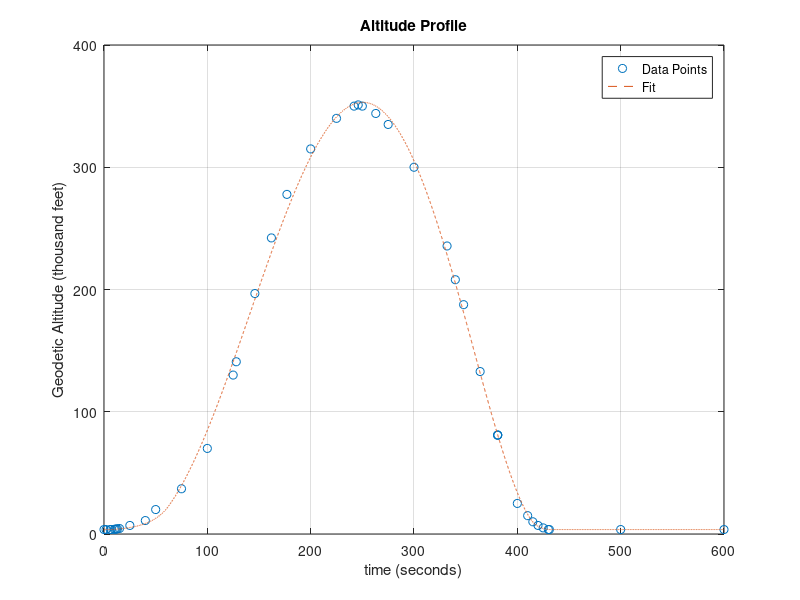

Write the MATLAB code that produced this figure. (Note: this script raises an error after producing the figure.)
%column 1 is time (seconds) and column 2 is altitude (1,000 feet)
clear; clc; close all;

profile = [0,3.65
    2,3.65
    6,3.65
    7,3.65
    10,3.8
    11,3.9
    12,4.1
    13,4.2
    15,4.5
    25,7
    40,11
    50,20
    75,37
    100,70
    125,130
    128,140.9
    146,196.7
    162,242.2
    177,277.8
    200,315
    225,340
    242,350
    246,351
    250,350
    263,344
    275,335
    300,300
    332,235.6
    340,208
    348,187.6
    364,132.9
    380.9,80.9
    381,80.9
    381.1,80.9
    400,25
    410,15
    415,10
    420,7
    425,5
    430,3.65
    431,3.65
    500,3.65
    600,3.65];
%liftoff at 7 seconds - index 4
%meco at 146 seconds - index 17
%peak at 246 seconds - index 23
%land at 430 seconds - index 40 
skip1 = 60;
skip2=414;
time = linspace(0,600,6000);

time1=time(time<= 7);
time2=time(time>7 & time<=skip1);
time3=time(time>skip1 & time<=skip2);
time4=time(time>skip2 & time<=430);
time5=time(time>430);

p1=polyfit(profile(4:40,1),profile(4:40,2),5);
alt1=0.*time1+3.65;
alt3 = polyval(p1,time3);
alt5=0.*time5+3.65;

b = alt3(1);
a = skip1;
w = log(b-2.65) / (a-7);
alt2 = exp(w.*(time2 - 7)) + 2.65;

b = alt3(length(alt3));
a = skip2;
w = log(b-2.65) / (a-430);
alt4 = exp(w.*(time4 - 430)) + 2.65;

alt=[alt1,alt2,alt3,alt4,alt5];

plot(profile(:,1),profile(:,2), 'o')
grid on
xlabel('time (seconds)')
ylabel('Geodetic Altitude (thousand feet)')
title('Altitude Profile')
hold on
plot(time,alt,'--')
legend('Data Points', 'Fit')
xline(7,'--k',{'Liftoff'},'HandleVisibility','off')
xline(146,'--k',{'Meco'},'HandleVisibility','off')
xline(246, '--k', {'Apogee'},'HandleVisibility','off')
xline(430, '--k', {'Land'},'HandleVisibility','off')
hold off

alt = alt.*1000;
alt = alt./3.281;
[~, ~, pressure, ~] = atmoscoesa(alt);

figure;
plot(time,pressure)
grid on
title("Pressure Profile")
xlabel('time (s)')
ylabel('Pressure (Pa)')
xline(7,'--k',{'Liftoff'},'HandleVisibility','off')
xline(146,'--k',{'Meco'},'HandleVisibility','off')
xline(246, '--k', {'Apogee'},'HandleVisibility','off')
xline(430, '--k', {'Land'},'HandleVisibility','off')

%writematrix(time, 'time.csv');
%writematrix(alt, 'altitude.csv');
%writematrix(pressure, 'pressure.csv');

figure;
semilogy(time,pressure)
grid on
title("Pressure Profile")
xlabel('time (s)')
ylabel('Pressure (Pa)')
xline(7,'--k',{'Liftoff'},'HandleVisibility','off')
xline(146,'--k',{'Meco'},'HandleVisibility','off')
xline(246, '--k', {'Apogee'},'HandleVisibility','off')
xline(430, '--k', {'Land'},'HandleVisibility','off')